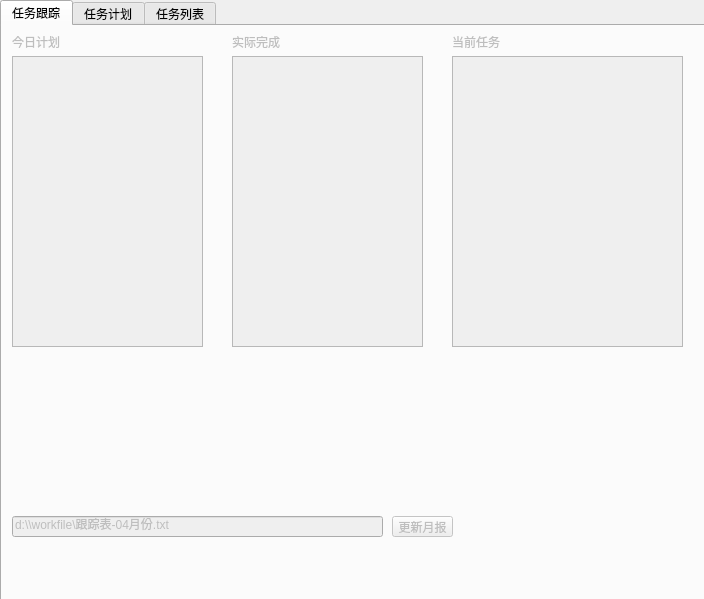
<?xml version="1.0" encoding="UTF-8"?>
<ui version="4.0">
 <class>wcw</class>
 <widget class="QWidget" name="wcw">
  <property name="geometry">
   <rect>
    <x>0</x>
    <y>0</y>
    <width>704</width>
    <height>599</height>
   </rect>
  </property>
  <property name="windowTitle">
   <string>WorkCal</string>
  </property>
  <widget class="QTabWidget" name="tabWidget">
   <property name="enabled">
    <bool>true</bool>
   </property>
   <property name="geometry">
    <rect>
     <x>0</x>
     <y>0</y>
     <width>711</width>
     <height>661</height>
    </rect>
   </property>
   <property name="currentIndex">
    <number>0</number>
   </property>
   <widget class="QWidget" name="tab">
    <property name="enabled">
     <bool>false</bool>
    </property>
    <attribute name="title">
     <string>任务跟踪</string>
    </attribute>
    <widget class="QLineEdit" name="lineEdit">
     <property name="geometry">
      <rect>
       <x>10</x>
       <y>490</y>
       <width>371</width>
       <height>21</height>
      </rect>
     </property>
     <property name="text">
      <string>d:\\workfile\跟踪表-04月份.txt</string>
     </property>
    </widget>
    <widget class="QPushButton" name="pushButton">
     <property name="geometry">
      <rect>
       <x>390</x>
       <y>490</y>
       <width>61</width>
       <height>21</height>
      </rect>
     </property>
     <property name="text">
      <string>更新月报</string>
     </property>
    </widget>
    <widget class="QListView" name="listView">
     <property name="geometry">
      <rect>
       <x>10</x>
       <y>30</y>
       <width>191</width>
       <height>291</height>
      </rect>
     </property>
    </widget>
    <widget class="QLabel" name="label">
     <property name="geometry">
      <rect>
       <x>10</x>
       <y>10</y>
       <width>54</width>
       <height>12</height>
      </rect>
     </property>
     <property name="text">
      <string>今日计划</string>
     </property>
    </widget>
    <widget class="QLabel" name="label_2">
     <property name="geometry">
      <rect>
       <x>230</x>
       <y>10</y>
       <width>54</width>
       <height>12</height>
      </rect>
     </property>
     <property name="text">
      <string>实际完成</string>
     </property>
    </widget>
    <widget class="QListView" name="listView_2">
     <property name="geometry">
      <rect>
       <x>230</x>
       <y>30</y>
       <width>191</width>
       <height>291</height>
      </rect>
     </property>
    </widget>
    <widget class="QLabel" name="label_3">
     <property name="geometry">
      <rect>
       <x>450</x>
       <y>10</y>
       <width>54</width>
       <height>12</height>
      </rect>
     </property>
     <property name="text">
      <string>当前任务</string>
     </property>
    </widget>
    <widget class="QTableView" name="tableView">
     <property name="geometry">
      <rect>
       <x>450</x>
       <y>30</y>
       <width>231</width>
       <height>291</height>
      </rect>
     </property>
    </widget>
   </widget>
   <widget class="QWidget" name="tab_2">
    <attribute name="title">
     <string>任务计划</string>
    </attribute>
   </widget>
   <widget class="QWidget" name="tab_3">
    <attribute name="title">
     <string>任务列表</string>
    </attribute>
    <widget class="QTableWidget" name="tableWidget">
     <property name="geometry">
      <rect>
       <x>10</x>
       <y>10</y>
       <width>681</width>
       <height>341</height>
      </rect>
     </property>
     <row>
      <property name="text">
       <string>EDC支持IM10</string>
      </property>
     </row>
     <row>
      <property name="text">
       <string>EDC支持无屏幕设备</string>
      </property>
     </row>
     <column>
      <property name="text">
       <string>从属</string>
      </property>
     </column>
     <column>
      <property name="text">
       <string>状态</string>
      </property>
     </column>
     <column>
      <property name="text">
       <string>进展</string>
      </property>
     </column>
     <column>
      <property name="text">
       <string>下一步</string>
      </property>
     </column>
     <column>
      <property name="text">
       <string>持续时间</string>
      </property>
     </column>
     <column>
      <property name="text">
       <string>开始时间</string>
      </property>
     </column>
     <column>
      <property name="text">
       <string>预计结束时间</string>
      </property>
     </column>
     <column>
      <property name="text">
       <string>备注</string>
      </property>
     </column>
     <item row="0" column="0">
      <property name="text">
       <string>EDC项目开发维护</string>
      </property>
     </item>
     <item row="0" column="1">
      <property name="text">
       <string>暂停</string>
      </property>
     </item>
     <item row="0" column="2">
      <property name="text">
       <string>已RELEASE第二个版本</string>
      </property>
     </item>
     <item row="0" column="3">
      <property name="text">
       <string>等待测试组于5月份进行第二轮测试</string>
      </property>
     </item>
     <item row="0" column="4">
      <property name="text">
       <string/>
      </property>
     </item>
     <item row="0" column="5">
      <property name="text">
       <string/>
      </property>
     </item>
     <item row="0" column="6">
      <property name="text">
       <string/>
      </property>
     </item>
     <item row="0" column="7">
      <property name="text">
       <string/>
      </property>
     </item>
     <item row="1" column="0">
      <property name="text">
       <string>EDC项目开发维护</string>
      </property>
     </item>
     <item row="1" column="1">
      <property name="text">
       <string>暂停</string>
      </property>
     </item>
     <item row="1" column="2">
      <property name="text">
       <string>完成预研</string>
      </property>
     </item>
     <item row="1" column="3">
      <property name="text">
       <string>等待5月份开始正式开发</string>
      </property>
     </item>
     <item row="1" column="4">
      <property name="text">
       <string/>
      </property>
     </item>
     <item row="1" column="5">
      <property name="text">
       <string/>
      </property>
     </item>
     <item row="1" column="6">
      <property name="text">
       <string/>
      </property>
     </item>
     <item row="1" column="7">
      <property name="text">
       <string/>
      </property>
     </item>
    </widget>
   </widget>
  </widget>
 </widget>
 <resources/>
 <connections/>
</ui>
